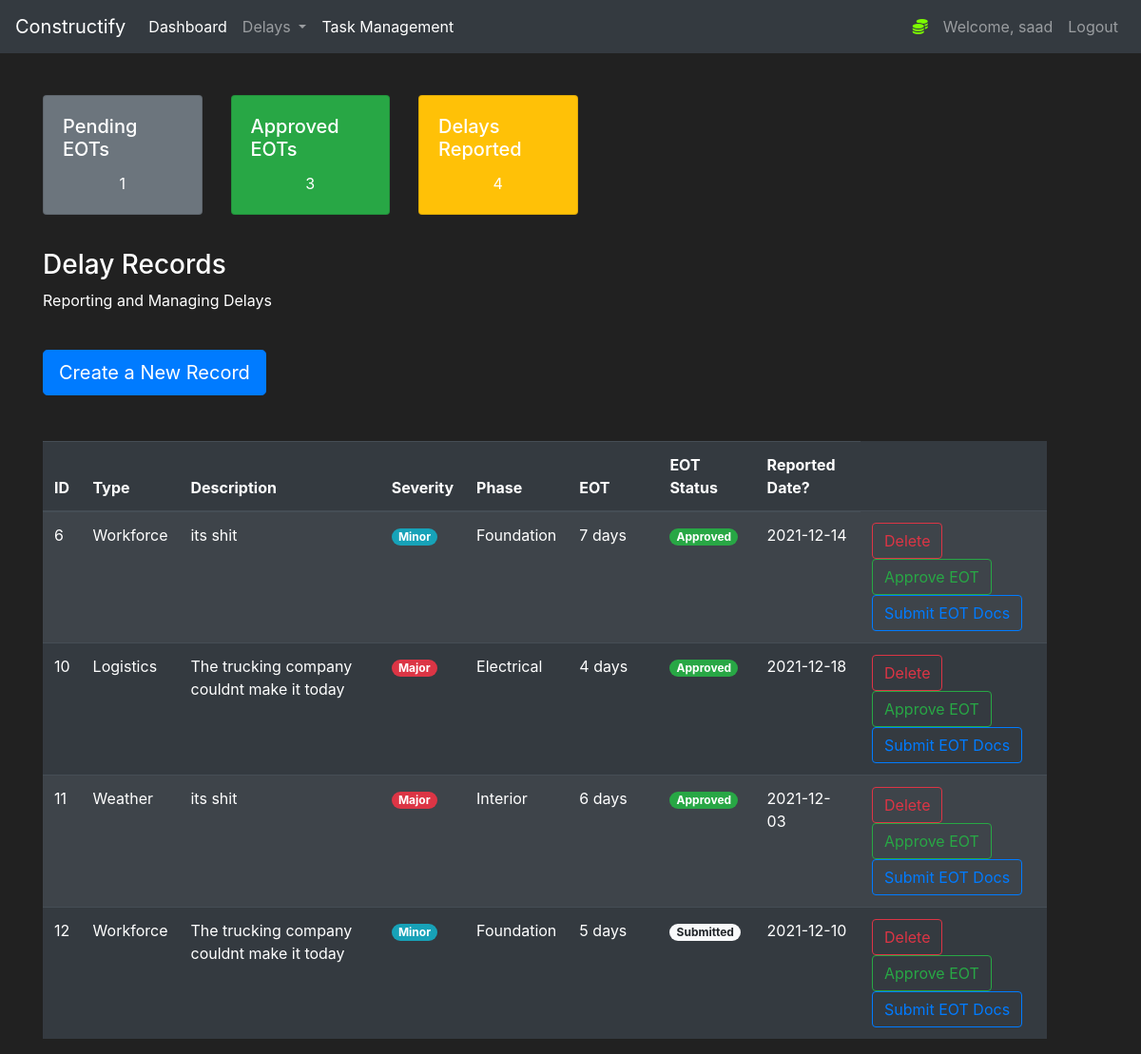
The app's page /delays (signed in), older data.
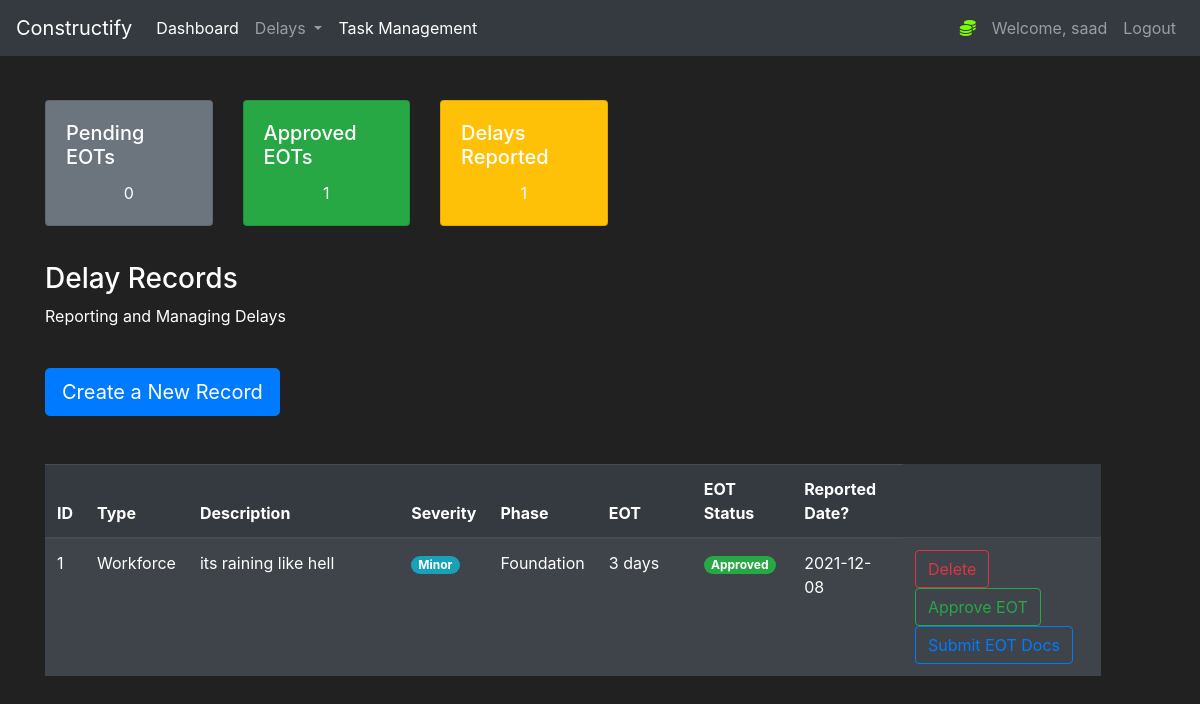
The same page, newer data.
### construct/models.py (models this page shows, shortened)
class User(db.Model, UserMixin):
    id = db.Column(db.Integer(), nullable=False, primary_key=True)
    username = db.Column(db.String(length=30), nullable=False, unique=True)
    email_address = db.Column(db.String(length=50),
                              nullable=False, unique=True)
    password_hash = db.Column(db.String(length=50),
                              nullable=False, unique=True)
    @property
    def password(self):
        return self.password

class Delay(db.Model):
    id = db.Column(db.Integer(), nullable=False, primary_key=True)
    type = db.Column(db.String(length=30), nullable=False)
    description = db.Column(db.String(length=30), nullable=False)
    severity = db.Column(db.String(length=30), nullable=False)
    phase = db.Column(db.String(length=30), nullable=False)
    delayed_days = db.Column(db.Integer(), nullable=True)
    date = db.Column(db.String(length=30), nullable=False)
    status = db.Column(db.String(length=30), nullable=True, default="Submitted")

### construct/routes.py (the view, shortened to what this page needs)
@app.route("/delays", methods=['GET', 'POST'])
@login_required
def delaypage():
    pending_delays= Delay.query.filter(Delay.status == "Submitted").count()
    approved_delays= Delay.query.filter(Delay.status == "Approved").count()
    delay_count = pending_delays+approved_delays
    delayForm = DelayForm()
    delays = Delay.query.all()
    if request.method == "GET":
        return render_template('delays.html', delays=delays, delayForm=delayForm, pending_delays=pending_delays, approved_delays=approved_delays, delay_count=delay_count)

### construct/models.py (called while the page is built)
@login_manager.user_loader
def load_user(user_id):
    return User.query.get(int(user_id))

### construct/templates/delays.html (shortened to what this page needs)
{% extends 'base.html' %}
{% block content%}
<div class="row" style="margin-top:20px;margin-left:30px">
    <div class="col-2">
        <div class="card text-white bg-secondary mb-3" style="max-width: 18rem;">
            <div class="card-body">
                <h5 class="card-title">Pending EOTs</h5>
                <p class="card-text" style="text-align:center;">{{pending_delays}}</p>
            </div>
        </div>
    </div>
    <div class="col-2">
        <div class="card text-white bg-success mb-3" style="max-width: 18rem;">
            <div class="card-body">
                <h5 class="card-title">Approved EOTs</h5>
                <p class="card-text" style="text-align:center;">{{approved_delays}}</p>
            </div>
        </div>
    </div>
    <div class="col-2">
        <div class="card text-white bg-warning  mb-3" style="max-width: 18rem;">
            <div class="card-body">
                <h5 class="card-title">Delays Reported</h5>
                <p class="card-text" style="text-align:center;">{{delay_count}}</p>
            </div>
        </div>
    </div>
</div>
<div class="row" style="margin-top:20px;margin-left:30px">
    <div class="col-11">
        <h3>Delay Records</h3>
        <p>Reporting and Managing Delays</p>
        <br>
        <button type="button" class="btn btn-primary btn-lg" data-toggle="modal" data-target="#exampleModal"
            data-whatever="@mdo">Create a New Record</button>
        <br><br><br>
        <table class="table table-striped table-dark">
            <thead>
                <tr>
                    <th scope="col">ID</th>
                    <th scope="col">Type</th>
                    <th scope="col">Description</th>
                    <th scope="col">Severity</th>
                    <th scope="col">Phase</th>
                    <th scope="col">EOT</th>
                    <th scope="col">EOT Status</th>
                    <th scope="col">Reported Date?</th>
                </tr>
            </thead>
            <tbody>
                {% for delay in delays %}
                <tr>
                    <td>{{delay.id}}</td>
                    <td>{{delay.type}}</td>
                    <td width="20%">{{delay.description}}</td>
                    {% if 'Major' in delay.severity %}
                    <td><span class="badge badge-pill badge-danger">{{delay.severity}}</span></td>
                    {% endif %}
                    {% if 'Minor' in delay.severity %}
                    <td><span class="badge badge-pill badge-info">{{delay.severity}}</span></td>
                    {% endif %}
                    <td>{{delay.phase}}</td>
                    <td width="9%">{{delay.delayed_days}} days</td>
                    {% if 'Approved' in delay.status %}
                    <td><span class="badge badge-pill badge-success">{{delay.status}}</span></td>
                    {% endif %}
                    {% if 'Submitted' in delay.status %}
                    <td><span class="badge badge-pill badge-light">{{delay.status}}</span></td>
                    {% endif %}
                    <td>{{delay.date}}</td>
                    <td>
                        <a class="btn btn-outline-danger" href="{{url_for('delete',id=delay.id)}}" role="button">Delete</a>
                            <a class="btn btn-outline-success" href="{{url_for('approveEOT', id=delay.id)}}" role="button">Approve EOT</a>
                        <a href="https://drive.google.com/drive/folders/18PSp9SP4vlClrRaxsXw4nqbLmEu5UW7g?usp=sharing"
                            target="_blank" class="btn btn-outline-primary" role="button" aria-pressed="true">Submit EOT Docs</a>
                    </td>
                </tr>
                {% endfor %}
            </tbody>
        </table>
    </div>
</div>
{% endblock %}

### construct/templates/base.html (shortened to what this page needs)
<!doctype html>
<html lang="en">
<head>
    <link rel="stylesheet" href="https://cdn.jsdelivr.net/npm/bootstrap@4.5.3/dist/css/bootstrap.min.css"
>
</head>
<body>
    <nav class="navbar navbar-expand-md navbar-dark bg-dark">
        <a class="navbar-brand" href="#">Constructify</a>
        <div class="collapse navbar-collapse" id="navbarNav">
            <ul class="navbar-nav mr-auto">
                <li class="nav-item active">
                    <a class="nav-link" href="{{url_for('homepage')}}">Dashboard <span class="sr-only">(current)</span></a>
                </li>
                <li class="nav-item dropdown">
                    <a class="nav-link dropdown-toggle" href="{{url_for('delaypage')}}" id="navbarDropdown" role="button" data-toggle="dropdown" aria-haspopup="true" aria-expanded="false">
                        Delays
                    </a>
                  </li>
                  <li class="nav-item active">
                    <a class="nav-link" href="{{url_for('Taskpage')}}">Task Management <span class="sr-only">(current)</span></a>
                </li>
            </ul>
            {% if current_user.is_authenticated %}
            <ul class="navbar-nav">
                <li class="nav-item">
                <li class="nav-item">
                    <a class="nav-link" style="color: lawngreen; font-weight:bold">
                        <i class="fas fa-coins"></i>
                    </a>
                </li>
                <a class="nav-link">Welcome, {{ current_user.username }}</a>
                </li>
                <li class="nav-item">
                    <a class="nav-link" href="{{url_for('logout_page')}}">Logout</a>
                </li>
                {% endif %}
        </div>
    </nav>
    <br>
    {% block content%}
    {% endblock %}
</body>
</html>

### construct/templates/base.html (style rules this page uses)
body { background-color: #212121; color: white }

Row changes from the older to the newer data that the page shows:
removed Delay: id "6", type "Workforce", description "its shit", severity "Minor", phase "Foundation", delayed_days "7", status "Approved", date "2021-12-14"
removed Delay: id "10", type "Logistics", description "The trucking company couldnt make it today", severity "Major", phase "Electrical", delayed_days "4", status "Approved", date "2021-12-18"
removed Delay: id "11", type "Weather", description "its shit", severity "Major", phase "Interior", delayed_days "6", status "Approved", date "2021-12-03"
removed Delay: id "12", type "Workforce", description "The trucking company couldnt make it today", severity "Minor", phase "Foundation", delayed_days "5", status "Submitted", date "2021-12-10"
added Delay: id "1", type "Workforce", description "its raining like hell", severity "Minor", phase "Foundation", delayed_days "3", status "Approved", date "2021-12-08"
Text that changed along with them:
{{ pending_delays }}: "1" → "0"
{{ approved_delays }}: "3" → "1"
{{ delay_count }}: "4" → "1"
